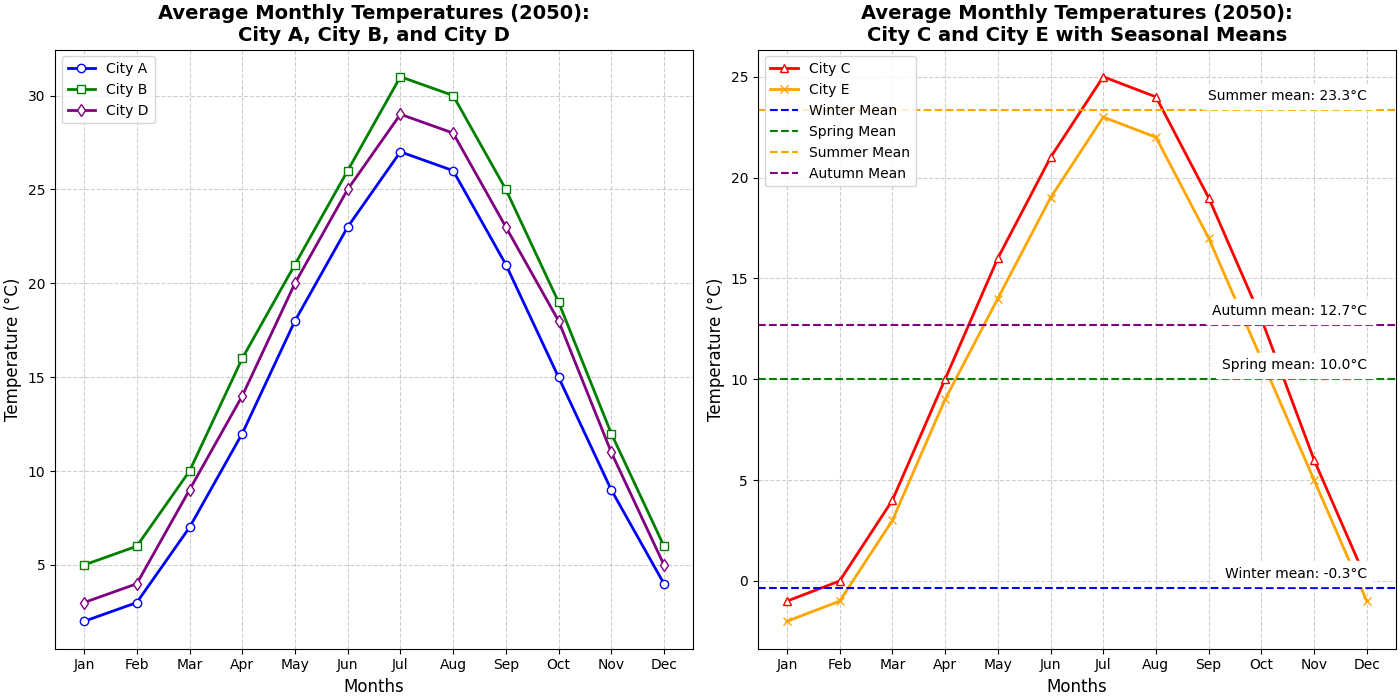

Write Python code to recreate this figure.
import matplotlib.pyplot as plt
import numpy as np

# Define the months and the average temperatures (in °C) for five cities
months = ['Jan', 'Feb', 'Mar', 'Apr', 'May', 'Jun', 'Jul', 'Aug', 'Sep', 'Oct', 'Nov', 'Dec']
city_a_temps = [2, 3, 7, 12, 18, 23, 27, 26, 21, 15, 9, 4]
city_b_temps = [5, 6, 10, 16, 21, 26, 31, 30, 25, 19, 12, 6]
city_c_temps = [-1, 0, 4, 10, 16, 21, 25, 24, 19, 13, 6, 0]
city_d_temps = [3, 4, 9, 14, 20, 25, 29, 28, 23, 18, 11, 5]  # Added data for City D
city_e_temps = [-2, -1, 3, 9, 14, 19, 23, 22, 17, 11, 5, -1] # Added data for City E

# Create a subplot grid: 1 row, 2 columns
fig, axs = plt.subplots(1, 2, figsize=(14, 7), constrained_layout=True)

# First subplot: Line chart for city A, city B, and city D temperatures
axs[0].plot(months, city_a_temps, '-o', color='blue', label='City A', linewidth=2, markerfacecolor='white')
axs[0].plot(months, city_b_temps, '-s', color='green', label='City B', linewidth=2, markerfacecolor='white')
axs[0].plot(months, city_d_temps, '-d', color='purple', label='City D', linewidth=2, markerfacecolor='white') # Added City D

axs[0].set_title('Average Monthly Temperatures (2050):\nCity A, City B, and City D', fontsize=14, fontweight='bold')
axs[0].set_xlabel('Months', fontsize=12)
axs[0].set_ylabel('Temperature (°C)', fontsize=12)
axs[0].set_xticks(np.arange(len(months)))
axs[0].set_xticklabels(months)
axs[0].grid(True, linestyle='--', alpha=0.6)
axs[0].legend(loc='upper left', fontsize=10)

# Second subplot: Line chart for city C, city E temperatures with seasonal mean temperatures
axs[1].plot(months, city_c_temps, '-^', color='red', label='City C', linewidth=2, markerfacecolor='white')
axs[1].plot(months, city_e_temps, '-x', color='orange', label='City E', linewidth=2, markerfacecolor='white') # Added City E

# Seasonal breakdown (Winter: Dec-Feb, Spring: Mar-May, Summer: Jun-Aug, Autumn: Sep-Nov)
winter_mean = np.mean(city_c_temps[0:2] + city_c_temps[11:])
spring_mean = np.mean(city_c_temps[2:5])
summer_mean = np.mean(city_c_temps[5:8])
autumn_mean = np.mean(city_c_temps[8:11])

axs[1].axhline(y=winter_mean, color='blue', linestyle='--', label='Winter Mean')
axs[1].axhline(y=spring_mean, color='green', linestyle='--', label='Spring Mean')
axs[1].axhline(y=summer_mean, color='orange', linestyle='--', label='Summer Mean')
axs[1].axhline(y=autumn_mean, color='purple', linestyle='--', label='Autumn Mean')

axs[1].set_title('Average Monthly Temperatures (2050):\nCity C and City E with Seasonal Means', fontsize=14, fontweight='bold')
axs[1].set_xlabel('Months', fontsize=12)
axs[1].set_ylabel('Temperature (°C)', fontsize=12)
axs[1].set_xticks(np.arange(len(months)))
axs[1].set_xticklabels(months)
axs[1].grid(True, linestyle='--', alpha=0.6)
axs[1].legend(loc='upper left', fontsize=10)

# Annotate seasonal means
season_annot = [('Winter', winter_mean), ('Spring', spring_mean), ('Summer', summer_mean), ('Autumn', autumn_mean)]
for season, mean_temp in season_annot:
    axs[1].text(len(months)-1, mean_temp + 0.5, f'{season} mean: {mean_temp:.1f}°C', 
                fontsize=10, color='black', ha='right', backgroundcolor='white')

# Display the plot
plt.show()
